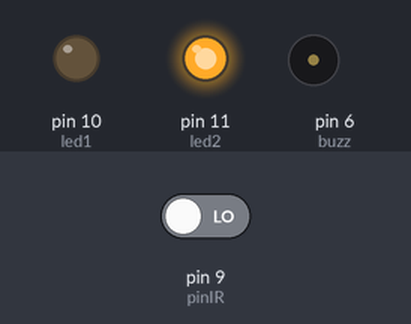
Simulated run of this sketch. Board: Arduino Uno, built with avr-gcc and run on an emulated ATmega328P. Shown: output pins drawn as LEDs (lit = HIGH), buzzer (waves = sounding, pin HIGH). The inputs (shaded band) are chosen by the test bench; at power-on: pin 9 (pinIR) LOW.

Above: at 2.8 s.
2.9 s: pin 9 (pinIR) driven HIGH
At 4.1 s:
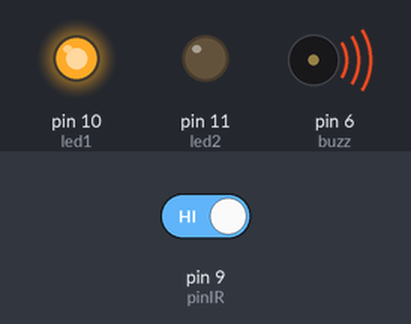
4.5 s: pin 9 (pinIR) driven LOW
At 5.6 s:
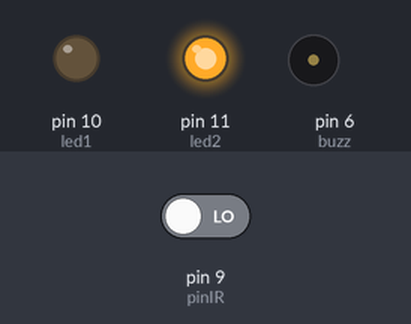
Timing chart, 0 to 7.5 s (numbered marks = the images above; inputs shaded):
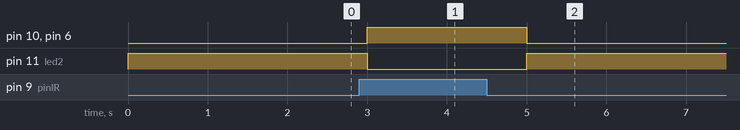

Measured:
- after the input at 2.9 s, pin 10 (led1), pin 6 (buzz): LOW → HIGH after 0.10 s; pin 11 (led2): HIGH → LOW after 0.10 s
- after the input at 4.5 s, pin 10 (led1), pin 6 (buzz): HIGH → LOW after 0.50 s; pin 11 (led2): LOW → HIGH after 0.50 s

The sketch:

smartTrash.ino
```cpp
int led1 = 10;
int led2 = 11;
int buzz = 6;

//Sensor IR
const int pinIR = 9;
void setup(){
 pinMode(pinIR, INPUT);
 pinMode(led1, OUTPUT);
 pinMode(led2, OUTPUT);
 pinMode(buzz, OUTPUT);
 Serial.begin(9600);
}

void loop() {
  int bacaSensor = digitalRead(pinIR);
  if(bacaSensor == 1){
    digitalWrite(led1,HIGH);
    digitalWrite(led2,LOW);
    digitalWrite(buzz,HIGH);
    delay(1000);
  }
  if(bacaSensor == 0){
    digitalWrite(led1,LOW);
    digitalWrite(led2,HIGH);
    digitalWrite(buzz,LOW);
    delay(1000);
  }
}
```
